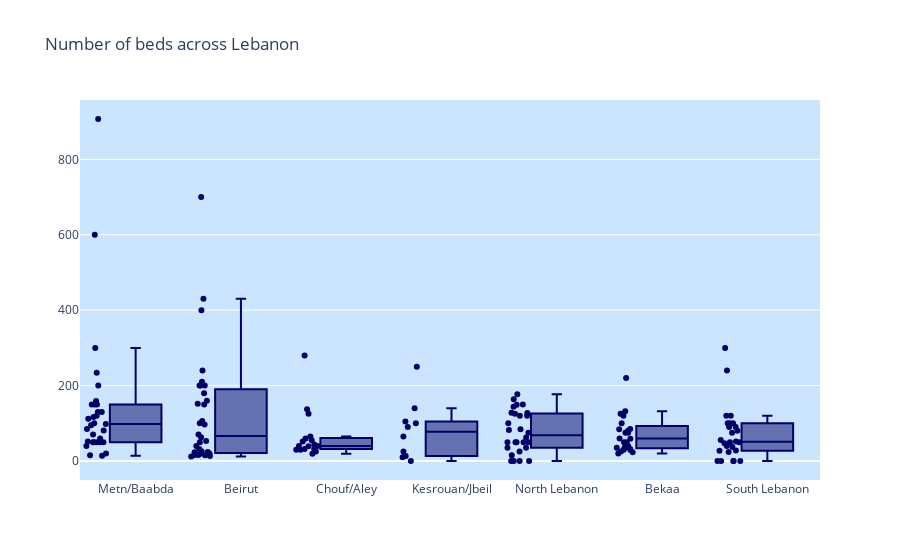

Notebook code for this chart:
### Code cell
import plotly.express as px
import plotly.graph_objects as go
fig = go.Figure()
fig.add_trace(go.Box(x=data['Location'],y=data['Number of Beds'],boxpoints='all',line=dict(color='rgb(0, 0, 102)'
),jitter=0.5,whiskerwidth=0.2))
fig.update_layout( plot_bgcolor='rgb(204,229,255)')
fig.update_layout(title_text="Number of beds across Lebanon")
fig.show()

### Figure 1 — Plotly figure (JSON) as saved in the notebook; plotly's stock layout.template omitted (floating-point values rounded to 4 significant figures; data arrays with more than 128 entries replaced by an {"elided": "..."} marker saying what was removed)
{"data": [{"boxpoints": "all", "jitter": 0.5, "line": {"color": "rgb(0, 0, 102)"}, "type": "box", "whiskerwidth": 0.2, "x": {"elided": "168 str values"}, "y": {"elided": "168 int values"}}], "layout": {"plot_bgcolor": "rgb(204,229,255)", "title": {"text": "Number of beds across Lebanon"}}}
